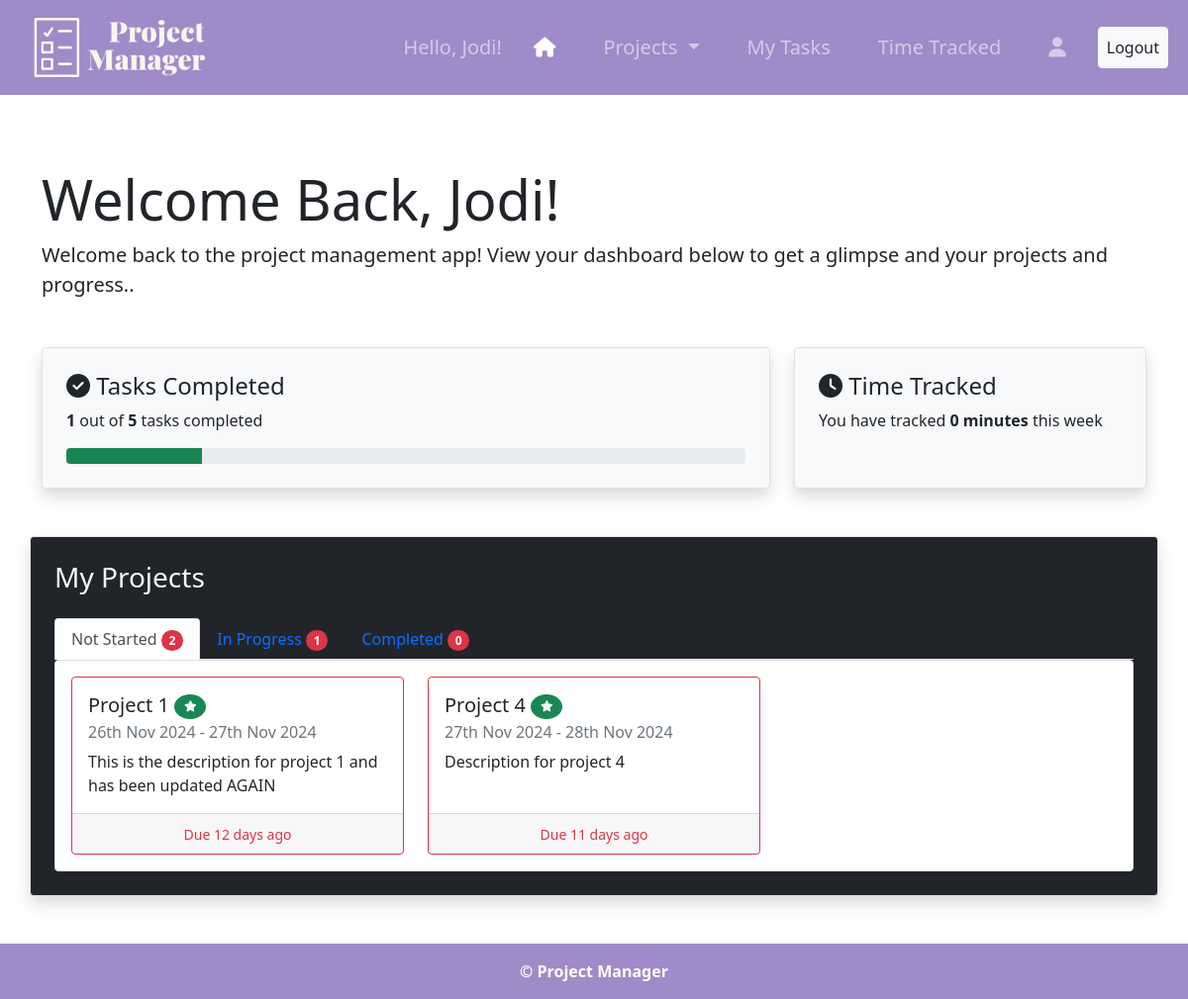
Page / (signed in) on the earlier database version.
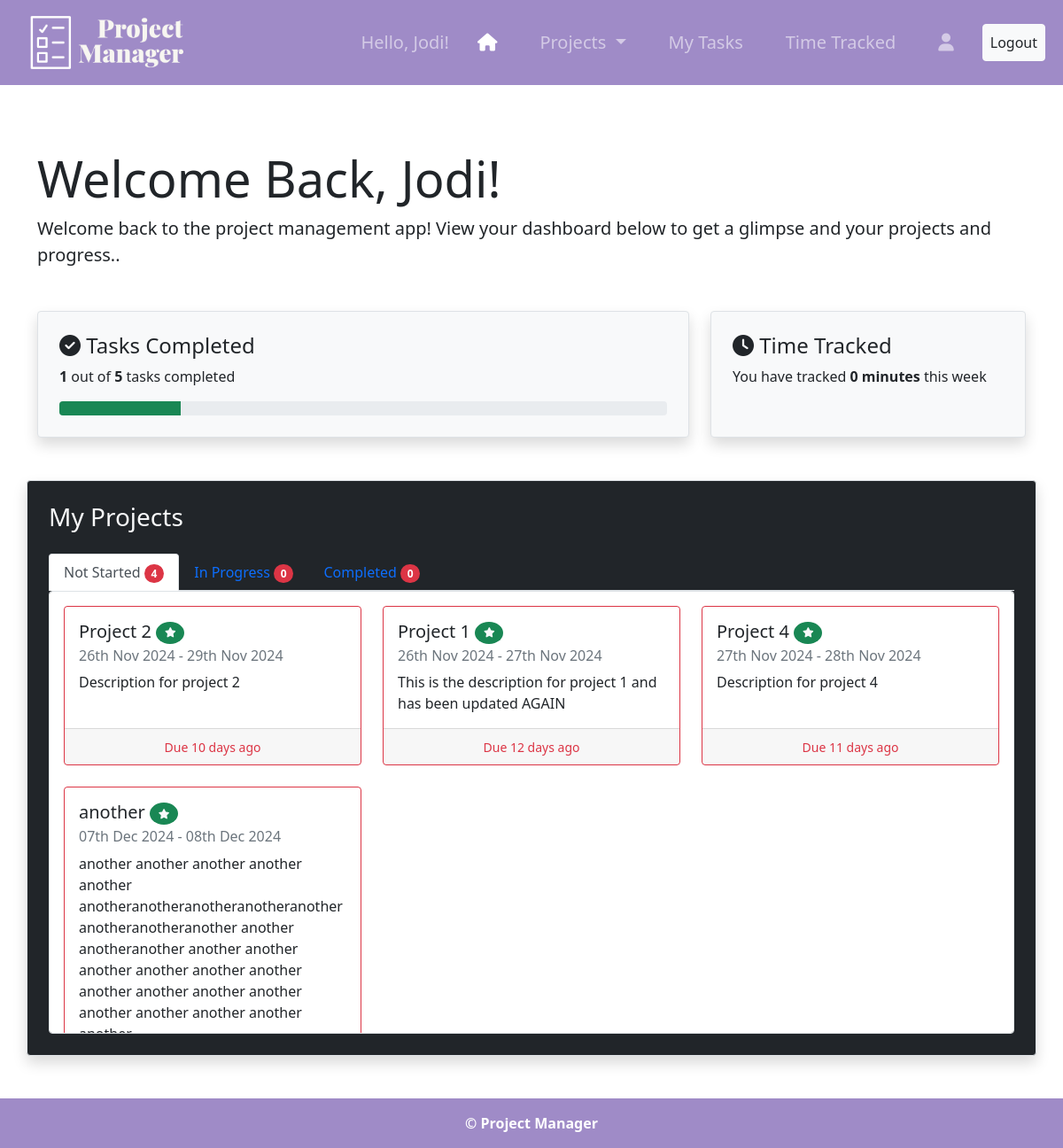
Same page on the later database version.
### projects/models.py (models this page shows, shortened)
class Project(models.Model):
    STATUS_CHOICES = [
        ('Not Started', 'Not Started'),
        ('In Progress', 'In Progress'),
        ('Completed', 'Completed'),
    ]
    name = models.CharField(max_length=200)
    description = models.TextField()
    created_by = models.ForeignKey(User, on_delete=models.CASCADE)
    start_date = models.DateField(default=date.today) #default to today
    end_date = models.DateField(default= date.today() + timedelta(1)) #defult to tomorrow
    team_members = models.ManyToManyField(User, related_name='projects')
    status = models.CharField(max_length=50, choices=STATUS_CHOICES, default='Not Started') #default to not started

### projects/views.py (the view)
# urls.py: 2. Add a URL to urlpatterns:  path('', views.home, name='home')
@login_required
def home(request):
    not_started_projects = []
    in_progress_projects = []
    completed_projects = []
    today = timezone.now().date()
    start_of_week = today - timedelta(days=today.weekday())
    time_entries = TimeEntry.objects.filter(user=request.user, date_entry__gte=start_of_week)
    total_time_minutes = time_entries.aggregate(total_time=models.Sum('time_spent_minutes'))['total_time'] or 0
    if total_time_minutes >= 60:
        hours = total_time_minutes // 60
        minutes = total_time_minutes % 60
        total_time_message = f"{hours} hours {minutes} minutes"
    else:
        total_time_message = f"{total_time_minutes} minutes"
    projects = Project.objects.filter(team_members=request.user)
    total_tasks = Task.objects.filter(assigned_to = request.user).count()
    completed_tasks = Task.objects.filter(assigned_to = request.user, complete=True).count()
    if total_tasks > 0:
        completed_percentage = (completed_tasks / total_tasks) * 100
    else:
        completed_percentage = 0
    for project in projects:
        if project.status == 'Not Started':
            not_started_projects.append(project)
        elif project.status == 'In Progress':
            in_progress_projects.append(project)
        else:
            completed_projects.append(project)
        remaining_days = (project.end_date - today).days
        if remaining_days == 0:
            project.remaining_message = 'Due Today'
            project.is_overdue = False
        elif remaining_days < 0:
            project.remaining_message = f'Due {-remaining_days} days ago'
            project.is_overdue = True
        else:
            project.remaining_message = f'Due in {remaining_days} days'
            project.is_overdue = False
    context = {
        'projects': projects,
        'not_started_projects': not_started_projects,
        'in_progress_projects': in_progress_projects,
        'completed_projects': completed_projects,
        'total_tasks': total_tasks,
        'completed_tasks': completed_tasks,
        'completed_percentage': round(completed_percentage, 2),
        'total_time_message': total_time_message,
        'not_started_count' : len(not_started_projects), #Count number of not started projects
        'in_progress_count' : len(in_progress_projects), #Count number of in progress projects
        'completed_count' : len(completed_projects), #Count number of completed projects
    }
    return render(request, 'projects/home.html', context)

### projects/templates/projects/home.html (shortened to what the changed rows need)
{% extends "projects/base.html" %}
{% block content %}
    <div class="container">
        <h2 class="display-4 mt-5">Welcome Back, {{ request.user.first_name }}!</h2>
        <div class="row mb-4">
            <div class="p-4 w-100 bg-dark text-light border rounded shadow">
                <ul class="nav nav-tabs" id="projectsTabs" role="tablist">
                    <li class="nav-item" role="presentation">
                        <button class="nav-link active" id="not-started-tab" data-bs-toggle="tab" data-bs-target="#notstarted" type="button" role="tab" aria-controls="notstarted" aria-selected="true">Not Started <span class="badge rounded-pill bg-danger">{{ not_started_count }}</span></button>
                    </li>
                    <li class="nav-item" role="presentation">
                        <button class="nav-link" id="in-progress-tab" data-bs-toggle="tab" data-bs-target="#inprogress" type="button" role="tab" aria-controls="inprogress" aria-selected="false">In Progress <span class="badge rounded-pill bg-danger">{{ in_progress_count }}</span></button>
                    </li>
                </ul>
                <div class="tab-content p-3 bg-white border rounded" id="myHomeTabContent">
                    <div class="tab-pane fade show active" id="notstarted" role="tabpanel" aria-labelledby="notstarted-tab">
                        <div class="row row-cols-1 row-cols-md-2 row-cols-lg-3 g-4">
                            {% if not_started_projects %}
                                {% for project in not_started_projects %}
                                    <div class="col">
                                        <a href="{% url 'project-detail' project.id %}" class="text-decoration-none text-dark">
                                            <div class="card {% if project.is_overdue %}border-danger{% endif %} h-100">
                                                <div class="card-body">
                                                    <h5 class="card-title">
                                                        {{ project.name }}
                                                        {% if project.created_by == user %}
                                                            <span class="badge rounded-circle bg-success text-light" title="Created by you">
                                                            </span>
                                                        {% endif %}
                                                    </h5>
                                                    <h6 class="card-subtitle mb-2 text-muted">
                                                        {{ project.start_date|date:'dS M Y' }} - {{ project.end_date|date:'dS M Y' }}
                                                    </h6>
                                                    <p class="card-text">{{ project.description }}</p>
                                                </div>
                                                <div class="card-footer text-center">
                                                    {% if project.remaining_message %}
                                                        <small class="{% if project.is_overdue %}text-danger{% else %}text-muted{% endif %}">{{ project.remaining_message }}</small>
                                                    {% endif %}
                                                </div>
                                            </div>
                                        </a>
                                    </div>
                                {% endfor %}
                            {% else %}
                                <span class="text-muted py-4">No projects found..</span>
                            {% endif %}
                        </div>
                    </div>
                </div>
            </div>
        </div>
    </div>
{% endblock content %}

Differences in the rows shown:
now on this page (row edited): Project: name "Project 2", start_date "26th Nov 2024", end_date "29th Nov 2024", description "Description for project 2", remaining_message "Due 10 days ago"
added Project: name "another", start_date "07th Dec 2024", end_date "08th Dec 2024", description "another another another another another anotheranotheranotheranotheranotheranotheranotheranother another anotheranother another another another another another another another another another another another another another another…"
Other differences:
{{ not_started_count }}: "2" → "4"
{{ in_progress_count }}: "1" → "0"
